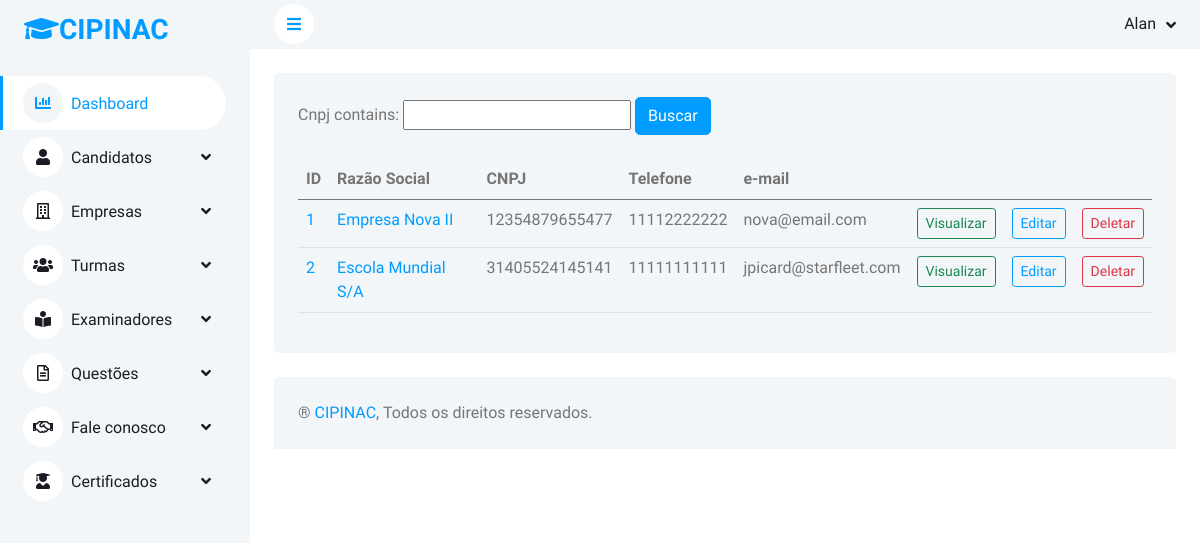
Page /buscar/empresa (signed in) on the committed database.
### alunos/models.py (models this page shows, shortened)
class Empresa(models.Model):
    razao_social = models.CharField(max_length=100)
    nome_fantasia = models.CharField(max_length=100)
    cnpj = models.CharField(max_length=14, unique=True)
    email = models.EmailField(max_length=50, null=True, blank=True, unique=True)
    telefone = models.CharField(max_length=11, null=True, blank=True)
    representante_legal = models.CharField(max_length=100)
    cpf_representante_legal = models.CharField(max_length=11)

### alunos/views.py (the view)
# urls.py: path('buscar/empresa',views.view_empresa, name="view_empresa"),
@login_required(login_url='index')
def view_empresa(request):
    object_list = Empresa.objects.all()
    empresa_list = EmpresaFilter(request.GET, queryset=object_list)
    context = {
        'object_list': object_list,
        'filter': empresa_list,
    }
    return render(request, 'view-empresa.html', context)

### templates/view-empresa.html (shortened to what this page needs)
{% extends 'base.html' %}
{% load widget_tweaks %}
{% load static %}
{% block content %}
                    <div class="container-fluid pt-4 px-4">
                        <div class="bg-light rounded h-100 p-4">
                            <form method="get">
                                {{filter.form}}
                                <input type="submit"  class="btn btn-primary" value="Buscar">
                            </form></br>
                        <div class="table-responsive">
                    <table class="table">
                    <thead>
                        <tr>
                            <th>ID</th>
                            <th>Razão Social</th>
                            <th>CNPJ</th>
                            <th>Telefone</th>
                            <th>e-mail</th>
                            <th></th>
                            <th></th>
                            <th></th>
                        </tr>
                    </thead>
                    <tbody>
                        {% for empresa in filter.qs %}
                        <tr>
                            <td>
                                <a href="">
                                    {{empresa.id}}
                                </a>
                            </td>
                                <td>
                                    <a href="">
                                        {{empresa.razao_social}}
                                    </a>
                                </td>
                            <td>{{empresa.cnpj}}</td>
                            <td>{{empresa.telefone}}</td>
                            <td>{{empresa.email}}</td>
                            <td>
                                <a href="{% url 'visualizar_empresa' empresa.id %}">
                                    <input type="submit" class="btn btn-outline-success btn-sm" value="Visualizar">
                                </a>
                            </td>
                            <td>
                                <a href="{% url 'update_empresa' empresa.id %}">
                                    <input type="submit" class="btn btn-outline-primary btn-sm" value="Editar">
                                </a>
                            </td>
                            <td>
                                <a href="{% url 'delete_empresa' empresa.id %}">
                                    <input type="submit" class="btn btn-outline-danger btn-sm" value="Deletar">
                                </a>
                            </td>
                        </tr>
                        {% endfor %}
                    </tbody>
                </table>
                         </div>
                     </div>
                 </div>
{% endblock %}

### templates/base.html (shortened to what this page needs)
{% load static %}
<!DOCTYPE html>
<html lang="pt-br">
<head>
    <link href="https://cdnjs.cloudflare.com/ajax/libs/font-awesome/5.10.0/css/all.min.css" rel="stylesheet">
    <link href="https://cdn.jsdelivr.net/npm/bootstrap-icons@1.4.1/font/bootstrap-icons.css" rel="stylesheet">
    <link href="{% static 'assets/css/bootstrap.min.css' %}" rel="stylesheet">
    <link href="{% static 'assets/css/style.css' %}" rel="stylesheet">
</head>
<body>
    <div class="container-xxl position-relative bg-white d-flex p-0">
        <div class="sidebar pe-4 pb-3">
            <nav class="navbar bg-light navbar-light">
                <a href="{% url 'index' %}" class="navbar-brand mx-4 mb-3">
                    <h3 class="text-primary"><i class="fa fa-graduation-cap"></i>CIPINAC</h3>
                </a>
                <div class="navbar-nav w-100">
                    <a href="{% url 'dashboard' %}" class="nav-item nav-link active"><i class="fa fa-chart-bar me-2"></i>Dashboard</a>
                    <div class="nav-item dropdown">
                        <a href="#" class="nav-link dropdown-toggle" data-bs-toggle="dropdown"><i class="fa fa-user me-2"></i>Candidatos</a>
                    </div>
                    <div class="nav-item dropdown">
                        <a href="#" class="nav-link dropdown-toggle" data-bs-toggle="dropdown"><i class="far fa-building me-2"></i>Empresas</a>
                    <div class="nav-item dropdown">
                        <a href="#" class="nav-link dropdown-toggle" data-bs-toggle="dropdown"><i class="far fas fa-users me-2"></i>Turmas</a>
                    </div>
                    <div class="nav-item dropdown">
                        <a href="#" class="nav-link dropdown-toggle" data-bs-toggle="dropdown"><i class="far fas fa-book-reader me-2"></i>Examinadores</a>
                    </div>
                    <div class="nav-item dropdown">
                        <a href="#" class="nav-link dropdown-toggle" data-bs-toggle="dropdown"><i class="far fa-file-alt me-2"></i>Questões</a>
                    </div>
                    <div class="nav-item dropdown">
                        <a href="#" class="nav-link dropdown-toggle" data-bs-toggle="dropdown"><i class="far far fa-handshake me-2"></i>Fale conosco</a>
                    </div>
                    <div class="nav-item dropdown">
                        <a href="#" class="nav-link dropdown-toggle" data-bs-toggle="dropdown"><i class="far far fas fa-user-graduate me-2"></i>Certificados</a>
                    </div>
                </div>
            </nav>
        </div>
        <div class="content">
            <nav class="navbar navbar-expand bg-light navbar-light sticky-top px-4 py-0">
                <a href="#" class="sidebar-toggler flex-shrink-0">
                    <i class="fa fa-bars"></i>
                </a>
                <div class="navbar-nav align-items-center ms-auto">
                    <div class="nav-item dropdown">
                        <a href="#" class="nav-link dropdown-toggle" data-bs-toggle="dropdown">
                            <span class="d-none d-lg-inline-flex">{{request.user.first_name}}</span>
                        </a>
                    </div>
                </div>
            </nav>
                    {% block content %}{% endblock %}
            <div class="container-fluid pt-4 px-4">
                <div class="bg-light rounded-top p-4">
                    <div class="row">
                        <div class="col-12 col-sm-6 text-center text-sm-start">
                            ® <a href="#">CIPINAC</a>, Todos os direitos reservados.
                        </div>
                    </div>
                </div>
            </div>
        </div>
    </div>
</body>
</html>

### static/assets/css/style.css (style rules this page uses)
:root { --primary: #009CFF; --light: #F3F6F9; --dark: #191C24; }
.btn { transition: .5s; }
.btn.btn-primary { color: #FFFFFF; }
.sidebar { position: fixed; top: 0; left: 0; bottom: 0; width: 250px; height: 100vh; overflow-y: auto; background: var(--light); transition: 0.5s; z-index: 999; }
.content { margin-left: 250px; min-height: 100vh; background: #FFFFFF; transition: 0.5s; }
@media (min-width: 992px) { .sidebar { margin-left: 0; } }
@media (min-width: 992px) { .content { width: calc(100% - 250px); } }
.sidebar .navbar .navbar-nav .nav-link { padding: 7px 20px; color: var(--dark); font-weight: 500; border-left: 3px solid var(--light); border-radius: 0 30px 30px 0; outline: none; }
.sidebar .navbar .navbar-nav .nav-link:hover, .sidebar .navbar .navbar-nav .nav-link.active { color: var(--primary); background: #FFFFFF; border-color: var(--primary); }
.sidebar .navbar .navbar-nav .nav-link i { width: 40px; height: 40px; display: inline-flex; align-items: center; justify-content: center; background: #FFFFFF; border-radius: 40px; }
.sidebar .navbar .navbar-nav .nav-link:hover i, .sidebar .navbar .navbar-nav .nav-link.active i { background: var(--light); }
.sidebar .navbar .dropdown-toggle::after { position: absolute; top: 15px; right: 15px; border: none; content: "\f107"; font-family: "Font Awesome 5 Free"; font-weight: 900; transition: .5s; }
.content .navbar .navbar-nav .nav-link { margin-left: 25px; padding: 12px 0; color: var(--dark); outline: none; }
.content .navbar .sidebar-toggler, .content .navbar .navbar-nav .nav-link i { width: 40px; height: 40px; display: inline-flex; align-items: center; justify-content: center; background: #FFFFFF; border-radius: 40px; }
.content .navbar .dropdown-toggle::after { margin-left: 6px; vertical-align: middle; border: none; content: "\f107"; font-family: "Font Awesome 5 Free"; font-weight: 900; transition: .5s; }

### rows in the picture
Empresa: id "1", razao_social "Empresa Nova II", cnpj "12354879655477", telefone "11112222222", email "nova@email.com"
Empresa: id "2", razao_social "Escola Mundial S/A", cnpj "31405524145141", telefone "11111111111", email "jpicard@starfleet.com"

### other values in the picture
{{ request.user.first_name }} "Alan"
